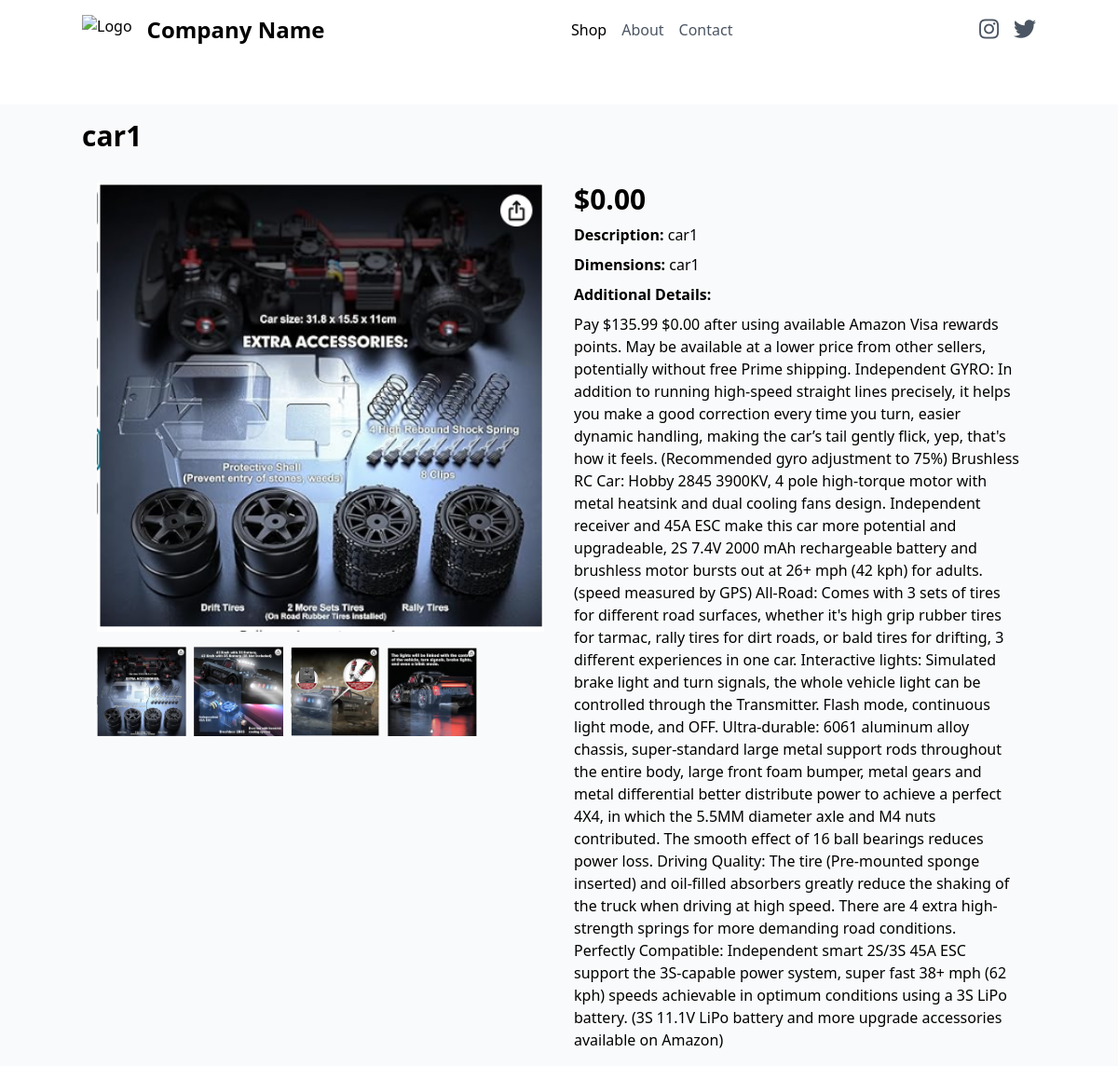
/product/1/, run on the app's committed database.
### catalog/models.py (models this page shows, shortened)
class Product(models.Model):
    name = models.CharField(max_length=100)
    description = models.CharField(max_length=100)
    dimensions = models.CharField(max_length=50)
    additional_details = models.TextField()
    category = models.ForeignKey(Category, on_delete=models.CASCADE)
    price = models.DecimalField(max_digits=10, decimal_places=2, default=0.00)
    image1 = models.ImageField(upload_to='products/')
    image2 = models.ImageField(upload_to='products/')
    image3 = models.ImageField(upload_to='products/')
    image4 = models.ImageField(upload_to='products/', blank=True, null=True)

### catalog/views.py (the view)
# urls.py: path('product/<int:pk>/', views.product_detail, name='product_detail'),
def product_detail(request, pk):
    product = get_object_or_404(Product, pk=pk)
    return render(request, 'catalog/product_detail.html', {'product': product})

### catalog/templates/catalog/product_detail.html (shortened to what this page needs)
{% extends "catalog/base.html" %}
{% block content %}
<h1 class="text-3xl font-bold mb-4">{{ product.name }}</h1>
<div class="flex flex-col md:flex-row">
    <div class="md:w-1/2 p-4">
        <img id="mainImage" src="{{ product.image1.url }}" alt="{{ product.name }}" class="w-full h-auto mb-4">
        <div class="flex space-x-2">
            <img src="{{ product.image1.url }}" alt="{{ product.name }}" class="w-24 h-24 object-cover cursor-pointer" onclick="changeImage('{{ product.image1.url }}')">
            <img src="{{ product.image2.url }}" alt="{{ product.name }}" class="w-24 h-24 object-cover cursor-pointer" onclick="changeImage('{{ product.image2.url }}')">
            <img src="{{ product.image3.url }}" alt="{{ product.name }}" class="w-24 h-24 object-cover cursor-pointer" onclick="changeImage('{{ product.image3.url }}')">
            {% if product.image4 %}
            <img src="{{ product.image4.url }}" alt="{{ product.name }}" class="w-24 h-24 object-cover cursor-pointer" onclick="changeImage('{{ product.image4.url }}')">
            {% endif %}
        </div>
    </div>
    <div class="md:w-1/2 p-4">
        <p class="text-3xl font-bold mb-2">${{ product.price }}</p>
        <p class="mb-2"><strong>Description:</strong> {{ product.description }}</p>
        <p class="mb-2"><strong>Dimensions:</strong> {{ product.dimensions }}</p>
        <p class="mb-2"><strong>Additional Details:</strong></p>
        <p>{{ product.additional_details }}</p>
    </div>
</div>
{% endblock %}

### catalog/templates/catalog/base.html (shortened to what this page needs)
{% load static %}
<!DOCTYPE html>
<html>
  <head>
    <link
      href="https://cdn.jsdelivr.net/npm/tailwindcss@2.2.19/dist/tailwind.min.css"
      rel="stylesheet"
    />
    <link
      rel="stylesheet"
      href="https://cdnjs.cloudflare.com/ajax/libs/font-awesome/5.15.4/css/all.min.css"
    />
  </head>
  <body class="bg-gray-50">
    <nav class="bg-white py-4 shadow">
      <div
        class="container mx-auto flex flex-wrap justify-between items-center"
      >
        <div class="flex items-center">
          <img
            src="{% static 'logo/logo.jpg' %}"
            alt="Logo"
            class="h-8 w-auto mr-4"
          />
          <div class="text-black text-2xl font-bold">Company Name</div>
        </div>
        <div class="hidden md:flex space-x-4">
          <a href="/" class="text-black">Shop</a>
          <a href="#" class="text-gray-600">About</a>
          <a href="#" class="text-gray-600">Contact</a>
        </div>
        <div class="hidden md:flex space-x-4">
          <a href="#" class="text-gray-600"
            ><i class="fab fa-instagram" style="font-size: 24px"></i
          ></a>
          <a href="#" class="text-gray-600"
            ><i class="fab fa-twitter" style="font-size: 24px"></i
          ></a>
        </div>
      </div>
    </nav>
    <div class="bg-white py-6">
    </div>
    <div class="container mx-auto mt-4">{% block content %} {% endblock %}</div>
  </body>
</html>

### data on the page
Product: name "car1", image1 (picture), image2 (picture), image3 (picture), image4 (picture), price "0.00", description "car1", dimensions "car1", additional_details "Pay $135.99 $0.00 after using available Amazon Visa rewards points. May be available at a lower price from other sellers, potentially without free Prime shipping. Independent GYRO: In addition to running high-speed straight lines precisely, it helps you make a good correction every time you turn, easier dynamic handling, making the car’s tail gently flick, yep, that's how it feels. (Recommended gyro adjustment to 75%) Brushless RC Car: Hobby 2845 3900KV, 4 pole high-torque motor with metal heatsink and dual cooling fans design. Independent receiver and 45A ESC make this car more potential and upgradeable, 2S 7.4V 2000 mAh rechargeable battery and brushless motor bursts out at 26+ mph (42…"
